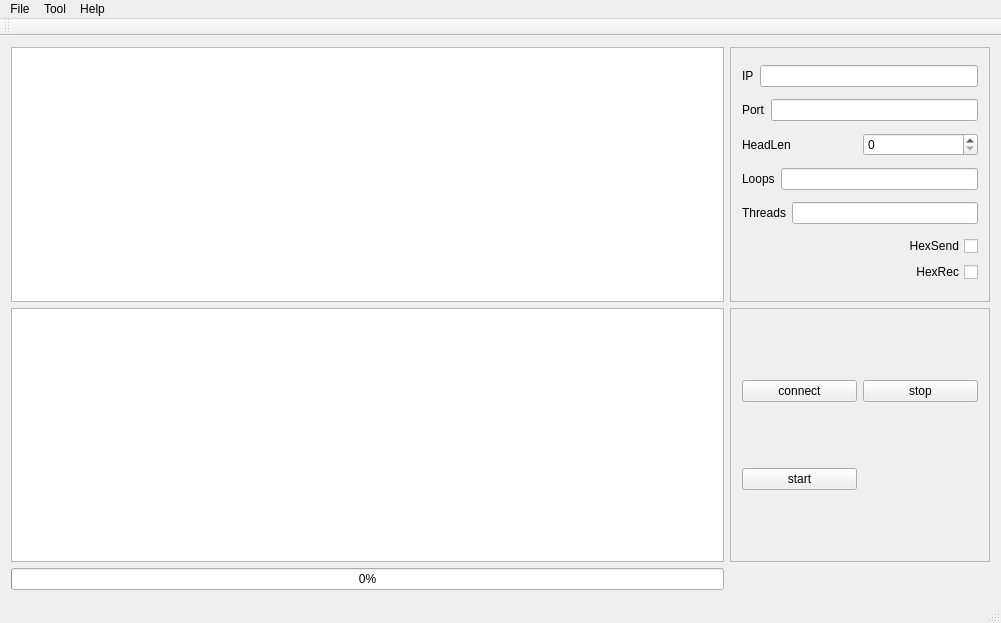
<?xml version="1.0" encoding="UTF-8"?>
<ui version="4.0">
 <class>MainWindow</class>
 <widget class="QMainWindow" name="MainWindow">
  <property name="geometry">
   <rect>
    <x>0</x>
    <y>0</y>
    <width>1001</width>
    <height>623</height>
   </rect>
  </property>
  <property name="windowTitle">
   <string>TCP SEND</string>
  </property>
  <widget class="QWidget" name="centralWidget">
   <layout class="QGridLayout" name="gridLayout_2">
    <item row="0" column="0">
     <widget class="QTextEdit" name="textEdit_input">
      <property name="enabled">
       <bool>true</bool>
      </property>
     </widget>
    </item>
    <item row="0" column="1">
     <widget class="QFrame" name="frame">
      <property name="maximumSize">
       <size>
        <width>260</width>
        <height>16777215</height>
       </size>
      </property>
      <property name="frameShape">
       <enum>QFrame::StyledPanel</enum>
      </property>
      <property name="frameShadow">
       <enum>QFrame::Raised</enum>
      </property>
      <layout class="QVBoxLayout" name="verticalLayout">
       <item>
        <layout class="QHBoxLayout" name="horizontalLayout">
         <item>
          <widget class="QLabel" name="label">
           <property name="text">
            <string>IP</string>
           </property>
          </widget>
         </item>
         <item>
          <widget class="QLineEdit" name="lineEdit_ip">
           <property name="maxLength">
            <number>100</number>
           </property>
          </widget>
         </item>
        </layout>
       </item>
       <item>
        <layout class="QHBoxLayout" name="horizontalLayout_2">
         <item>
          <widget class="QLabel" name="label_2">
           <property name="text">
            <string>Port</string>
           </property>
          </widget>
         </item>
         <item>
          <widget class="QLineEdit" name="lineEdit_port">
           <property name="inputMethodHints">
            <set>Qt::ImhDigitsOnly</set>
           </property>
           <property name="maxLength">
            <number>5</number>
           </property>
          </widget>
         </item>
        </layout>
       </item>
       <item>
        <layout class="QHBoxLayout" name="horizontalLayout_3">
         <item>
          <widget class="QLabel" name="label_3">
           <property name="text">
            <string>HeadLen</string>
           </property>
          </widget>
         </item>
         <item>
          <widget class="QSpinBox" name="spinBox_headLen">
           <property name="wrapping">
            <bool>false</bool>
           </property>
           <property name="suffix">
            <string/>
           </property>
           <property name="maximum">
            <number>9</number>
           </property>
          </widget>
         </item>
        </layout>
       </item>
       <item>
        <layout class="QHBoxLayout" name="horizontalLayout_4">
         <item>
          <widget class="QLabel" name="label_4">
           <property name="text">
            <string>Loops</string>
           </property>
          </widget>
         </item>
         <item>
          <widget class="QLineEdit" name="lineEdit_loops">
           <property name="inputMethodHints">
            <set>Qt::ImhDigitsOnly</set>
           </property>
           <property name="maxLength">
            <number>7</number>
           </property>
          </widget>
         </item>
        </layout>
       </item>
       <item>
        <layout class="QHBoxLayout" name="horizontalLayout_5">
         <item>
          <widget class="QLabel" name="label_5">
           <property name="text">
            <string>Threads</string>
           </property>
          </widget>
         </item>
         <item>
          <widget class="QLineEdit" name="lineEdit_threads">
           <property name="enabled">
            <bool>true</bool>
           </property>
           <property name="inputMethodHints">
            <set>Qt::ImhDigitsOnly</set>
           </property>
           <property name="maxLength">
            <number>7</number>
           </property>
          </widget>
         </item>
        </layout>
       </item>
       <item>
        <layout class="QVBoxLayout" name="verticalLayout_2">
         <item>
          <widget class="QCheckBox" name="checkBox_hexsend">
           <property name="layoutDirection">
            <enum>Qt::RightToLeft</enum>
           </property>
           <property name="text">
            <string>HexSend</string>
           </property>
          </widget>
         </item>
         <item>
          <widget class="QCheckBox" name="checkBox_hexreceive">
           <property name="maximumSize">
            <size>
             <width>236</width>
             <height>16777215</height>
            </size>
           </property>
           <property name="layoutDirection">
            <enum>Qt::RightToLeft</enum>
           </property>
           <property name="text">
            <string>HexRec</string>
           </property>
          </widget>
         </item>
        </layout>
       </item>
      </layout>
     </widget>
    </item>
    <item row="1" column="0">
     <widget class="QTextEdit" name="textEdit_output">
      <property name="enabled">
       <bool>true</bool>
      </property>
      <property name="acceptDrops">
       <bool>false</bool>
      </property>
      <property name="readOnly">
       <bool>false</bool>
      </property>
     </widget>
    </item>
    <item row="1" column="1">
     <widget class="QFrame" name="frame_2">
      <property name="frameShape">
       <enum>QFrame::StyledPanel</enum>
      </property>
      <property name="frameShadow">
       <enum>QFrame::Raised</enum>
      </property>
      <layout class="QGridLayout" name="gridLayout">
       <item row="0" column="0">
        <widget class="QPushButton" name="pushButton_ping">
         <property name="text">
          <string>connect</string>
         </property>
        </widget>
       </item>
       <item row="0" column="1">
        <widget class="QPushButton" name="pushButton_stop">
         <property name="text">
          <string>stop</string>
         </property>
        </widget>
       </item>
       <item row="1" column="0">
        <widget class="QPushButton" name="pushButton_start">
         <property name="text">
          <string>start</string>
         </property>
         <property name="icon">
          <iconset theme="start">
           <normaloff>.</normaloff>.</iconset>
         </property>
        </widget>
       </item>
      </layout>
     </widget>
    </item>
    <item row="2" column="0">
     <widget class="QProgressBar" name="progressBar">
      <property name="value">
       <number>0</number>
      </property>
     </widget>
    </item>
   </layout>
  </widget>
  <widget class="QMenuBar" name="menuBar">
   <property name="geometry">
    <rect>
     <x>0</x>
     <y>0</y>
     <width>1001</width>
     <height>26</height>
    </rect>
   </property>
   <widget class="QMenu" name="menu_File">
    <property name="title">
     <string>File</string>
    </property>
    <addaction name="action_Open"/>
   </widget>
   <widget class="QMenu" name="menuTool">
    <property name="title">
     <string>Tool</string>
    </property>
   </widget>
   <widget class="QMenu" name="menuHelp">
    <property name="title">
     <string>Help</string>
    </property>
   </widget>
   <addaction name="menu_File"/>
   <addaction name="menuTool"/>
   <addaction name="menuHelp"/>
  </widget>
  <widget class="QToolBar" name="mainToolBar">
   <attribute name="toolBarArea">
    <enum>TopToolBarArea</enum>
   </attribute>
   <attribute name="toolBarBreak">
    <bool>false</bool>
   </attribute>
  </widget>
  <widget class="QStatusBar" name="statusBar"/>
  <action name="action_Open">
   <property name="text">
    <string>&amp;Open</string>
   </property>
   <property name="statusTip">
    <string>Open file </string>
   </property>
   <property name="shortcut">
    <string>Ctrl+O</string>
   </property>
  </action>
 </widget>
 <layoutdefault spacing="6" margin="11"/>
 <tabstops>
  <tabstop>pushButton_stop</tabstop>
  <tabstop>pushButton_ping</tabstop>
  <tabstop>textEdit_input</tabstop>
  <tabstop>pushButton_start</tabstop>
 </tabstops>
 <resources/>
 <connections/>
</ui>
